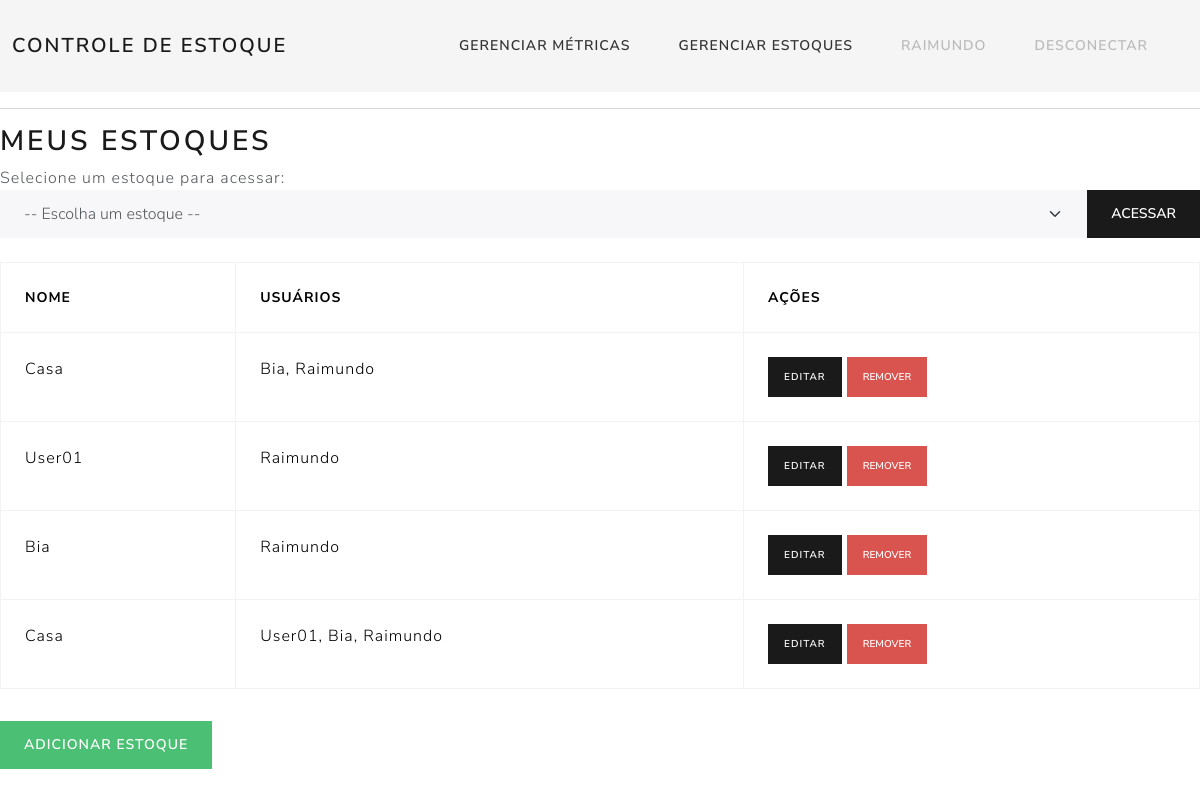
/estoques/ (signed in), run on the app's committed database.
### App/models.py (models this page shows, shortened)
class Estoque(models.Model):
    nome = models.CharField(max_length=100)
    usuarios = models.ManyToManyField(User, related_name='estoques')

### App/CRUD_estoques.py (the view)
# urls.py: path('estoques/', views.estoque_gerenciar, name='estoque_gerenciar'),
@login_required
def estoque_gerenciar(request):
    estoques = Estoque.objects.filter(usuarios=request.user)
    estoque_id = request.GET.get('estoque_id')
    if estoque_id:
        try:
            estoque_selecionado = estoques.get(pk=estoque_id)
            return redirect('produtos_gerenciar', estoque_id=estoque_selecionado.id)
        except Estoque.DoesNotExist:
            estoque_selecionado = None
    else:
        estoque_selecionado = None
    return render(request, 'App/estoques_gerenciar.html', {
        'estoques': estoques,
        'estoque_selecionado': estoque_selecionado,
        'usuario_atual': request.user,
    })

### App/templates/App/estoques_gerenciar.html (shortened to what this page needs)
{% extends "App/base.html" %}
{% block conteudo %}
<h2>Meus Estoques</h2>
<form method="get" class="mb-4">
    <label for="estoque_id">Selecione um estoque para acessar:</label>
    <div class="input-group">
        <select class="form-select" name="estoque_id" id="estoque_id">
            <option value="">-- Escolha um estoque --</option>
        </select>
        <button type="submit" class="btn btn-primary">Acessar</button>
    </div>
</form>
<table class="table table-bordered">
    <thead>
        <tr>
            <th>Nome</th>
            <th>Usuários</th>
            <th>Ações</th>
        </tr>
    </thead>
    <tbody>
        {% for estoque in estoques %}
        <tr id="estoque-row-{{ estoque.id }}">
            <td>{{ estoque.nome }}</td>
            <td>
                {% for user in estoque.usuarios.all %}
                    {{ user.username }}{% if not forloop.last %}, {% endif %}
                {% endfor %}
            </td>
            <td>
                <a href="{% url 'estoque_update' estoque.id %}" class="btn btn-sm btn-primary">Editar</a>
                <button type="button" class="btn btn-sm btn-danger" onclick="confirmDeleteEstoque('{{ estoque.id }}', '{{ estoque.nome }}')">Remover</button>
            </td>
        </tr>
        {% endfor %}
    </tbody>
</table>
<a class="btn btn-success mt-3" href="{% url 'estoque_create' %}">Adicionar Estoque</a>
{% endblock %}

### App/templates/App/barra_navegacao.html (shortened to what this page needs)
<nav class="navbar navbar-expand-lg" style="background:#f5f5f5;">
    <div class="container-fluid">
        <a class="navbar-brand" href="{% url 'estoque_gerenciar' %}" style="font-weight: 600; letter-spacing: 2px;">
            {% if estoque_atual %}
                CONTROLE DE ESTOQUE - {{ estoque_atual.nome|upper }}
            {% else %}
                CONTROLE DE ESTOQUE
            {% endif %}
        </a>
        <div class="collapse navbar-collapse justify-content-end" id="navbarNav">
            <ul class="navbar-nav">
                {% if user.is_authenticated %}
                    {% if estoque_atual and estoque_atual.id %}
                        <li class="nav-item">
                            <a class="nav-link" href="{% url 'produtos_gerenciar' estoque_atual.id %}" style="color: #333;">Gerenciar Produtos</a>
                        </li>
                        <li class="nav-item">
                            <a class="nav-link" href="{% url 'categorias_gerenciar' estoque_atual.id %}" style="color: #333;">Gerenciar Categorias</a>
                        </li>
                        <li class="nav-item">
                            <a class="nav-link" href="{% url 'metricas_gerenciar' estoque_atual.id %}" style="color: #333;">Gerenciar Métricas</a>
                        </li>
                    {% else %}
                        <li class="nav-item">
                            <a class="nav-link" href="{% url 'metricas_gerenciar' %}" style="color: #333;">Gerenciar Métricas</a>
                        </li>
                    {% endif %}
                    <li class="nav-item">
                        <a class="nav-link" href="{% url 'estoque_gerenciar' %}" style="color: #333;">Gerenciar Estoques</a>
                    </li>
                    <li class="nav-item">
                        <a class="nav-link" href="{% url 'usuario_configuracao' %}" style="text-transform: uppercase; color: #bbb;">{{ user.username }}</a>
                    </li>
                    <li class="nav-item">
                        <a class="nav-link" href="{% url 'logout' %}" style="color: #bbb;">DESCONECTAR</a>
                    </li>
                {% endif %}
            </ul>
        </div>
    </div>
</nav>

### data on the page
Estoque: nome "Casa"
Estoque: nome "User01"
Estoque: nome "Bia"
Estoque: nome "Casa"

### other printed values
{{ user.username }} "RAIMUNDO"
{{ user.username }} "Bia"
{{ user.username }} "Raimundo"
{{ user.username }} "User01"
